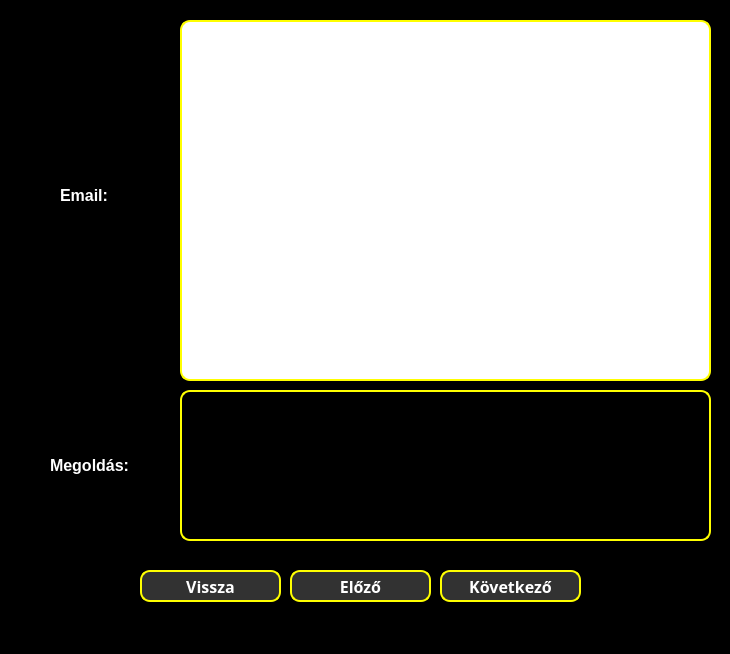
<?xml version="1.0" encoding="UTF-8"?>
<ui version="4.0">
 <class>MainWindow</class>
 <widget class="QMainWindow" name="MainWindow">
  <property name="geometry">
   <rect>
    <x>0</x>
    <y>0</y>
    <width>730</width>
    <height>654</height>
   </rect>
  </property>
  <property name="windowTitle">
   <string>Eredmény</string>
  </property>
  <property name="styleSheet">
   <string notr="true">* {
	background-color: black;
	font-size: 16pt;
	color: grey;
}</string>
  </property>
  <widget class="QWidget" name="centralwidget">
   <widget class="QWidget" name="widget" native="true">
    <property name="geometry">
     <rect>
      <x>-10</x>
      <y>0</y>
      <width>741</width>
      <height>621</height>
     </rect>
    </property>
    <property name="styleSheet">
     <string notr="true">* {
	background-color: black;
    font-size: 16px;
    font-weight: bold;
}</string>
    </property>
    <widget class="QPushButton" name="nextButton">
     <property name="geometry">
      <rect>
       <x>450</x>
       <y>570</y>
       <width>141</width>
       <height>32</height>
      </rect>
     </property>
     <property name="font">
      <font>
       <family>Corbel</family>
       <pointsize>-1</pointsize>
       <bold>true</bold>
      </font>
     </property>
     <property name="styleSheet">
      <string notr="true">* {
	background-color: rgb(50, 50, 50);
	border: 2px solid yellow;
	border-radius: 10px;
	color: white;
}

*:hover {
	background-color: rgb(20, 20, 20);
	color: yellow;
}</string>
     </property>
     <property name="text">
      <string>Következő</string>
     </property>
    </widget>
    <widget class="QLabel" name="emailFrame">
     <property name="enabled">
      <bool>true</bool>
     </property>
     <property name="geometry">
      <rect>
       <x>190</x>
       <y>20</y>
       <width>531</width>
       <height>361</height>
      </rect>
     </property>
     <property name="font">
      <font>
       <family>Corbel</family>
       <pointsize>12</pointsize>
       <bold>true</bold>
      </font>
     </property>
     <property name="layoutDirection">
      <enum>Qt::LeftToRight</enum>
     </property>
     <property name="styleSheet">
      <string notr="true">* {
	border: 2px solid yellow;
	border-radius: 10px;
	background-color: white;
	font-size: 12pt;
	color: grey;
}</string>
     </property>
     <property name="frameShape">
      <enum>QFrame::NoFrame</enum>
     </property>
     <property name="text">
      <string/>
     </property>
     <property name="textFormat">
      <enum>Qt::PlainText</enum>
     </property>
     <property name="scaledContents">
      <bool>true</bool>
     </property>
     <property name="alignment">
      <set>Qt::AlignCenter</set>
     </property>
    </widget>
    <widget class="QPushButton" name="backButton">
     <property name="geometry">
      <rect>
       <x>150</x>
       <y>570</y>
       <width>141</width>
       <height>32</height>
      </rect>
     </property>
     <property name="font">
      <font>
       <family>Corbel</family>
       <pointsize>-1</pointsize>
       <bold>true</bold>
      </font>
     </property>
     <property name="styleSheet">
      <string notr="true">* {
	background-color: rgb(50, 50, 50);
	border: 2px solid yellow;
	border-radius: 10px;
	color: white;
}

*:hover {
	background-color: rgb(20, 20, 20);
	color: yellow;
}</string>
     </property>
     <property name="text">
      <string>Vissza</string>
     </property>
    </widget>
    <widget class="QPushButton" name="previousButton">
     <property name="geometry">
      <rect>
       <x>300</x>
       <y>570</y>
       <width>141</width>
       <height>32</height>
      </rect>
     </property>
     <property name="font">
      <font>
       <family>Corbel</family>
       <pointsize>-1</pointsize>
       <bold>true</bold>
      </font>
     </property>
     <property name="styleSheet">
      <string notr="true">* {
	background-color: rgb(50, 50, 50);
	border: 2px solid yellow;
	border-radius: 10px;
	color: white;
}

*:hover {
	background-color: rgb(20, 20, 20);
	color: yellow;
}</string>
     </property>
     <property name="text">
      <string>Előző</string>
     </property>
    </widget>
    <widget class="QLabel" name="questionLabel">
     <property name="geometry">
      <rect>
       <x>70</x>
       <y>160</y>
       <width>101</width>
       <height>71</height>
      </rect>
     </property>
     <property name="styleSheet">
      <string notr="true">* {
	color: white;
}</string>
     </property>
     <property name="text">
      <string>Email:</string>
     </property>
    </widget>
    <widget class="QLabel" name="answerLabel">
     <property name="geometry">
      <rect>
       <x>60</x>
       <y>430</y>
       <width>101</width>
       <height>71</height>
      </rect>
     </property>
     <property name="styleSheet">
      <string notr="true">* {
	color: white;
}</string>
     </property>
     <property name="text">
      <string>Megoldás:</string>
     </property>
    </widget>
    <widget class="QLabel" name="answerField">
     <property name="enabled">
      <bool>true</bool>
     </property>
     <property name="geometry">
      <rect>
       <x>190</x>
       <y>390</y>
       <width>531</width>
       <height>151</height>
      </rect>
     </property>
     <property name="font">
      <font>
       <family>Corbel</family>
       <pointsize>12</pointsize>
       <bold>true</bold>
      </font>
     </property>
     <property name="layoutDirection">
      <enum>Qt::LeftToRight</enum>
     </property>
     <property name="styleSheet">
      <string notr="true">* {
	border: 2px solid yellow;
	border-radius: 10px;
	font-size: 12pt;
	color: white;
}</string>
     </property>
     <property name="frameShape">
      <enum>QFrame::NoFrame</enum>
     </property>
     <property name="text">
      <string/>
     </property>
     <property name="textFormat">
      <enum>Qt::PlainText</enum>
     </property>
     <property name="scaledContents">
      <bool>true</bool>
     </property>
     <property name="alignment">
      <set>Qt::AlignCenter</set>
     </property>
    </widget>
   </widget>
  </widget>
  <widget class="QStatusBar" name="statusbar"/>
 </widget>
 <resources/>
 <connections/>
</ui>
